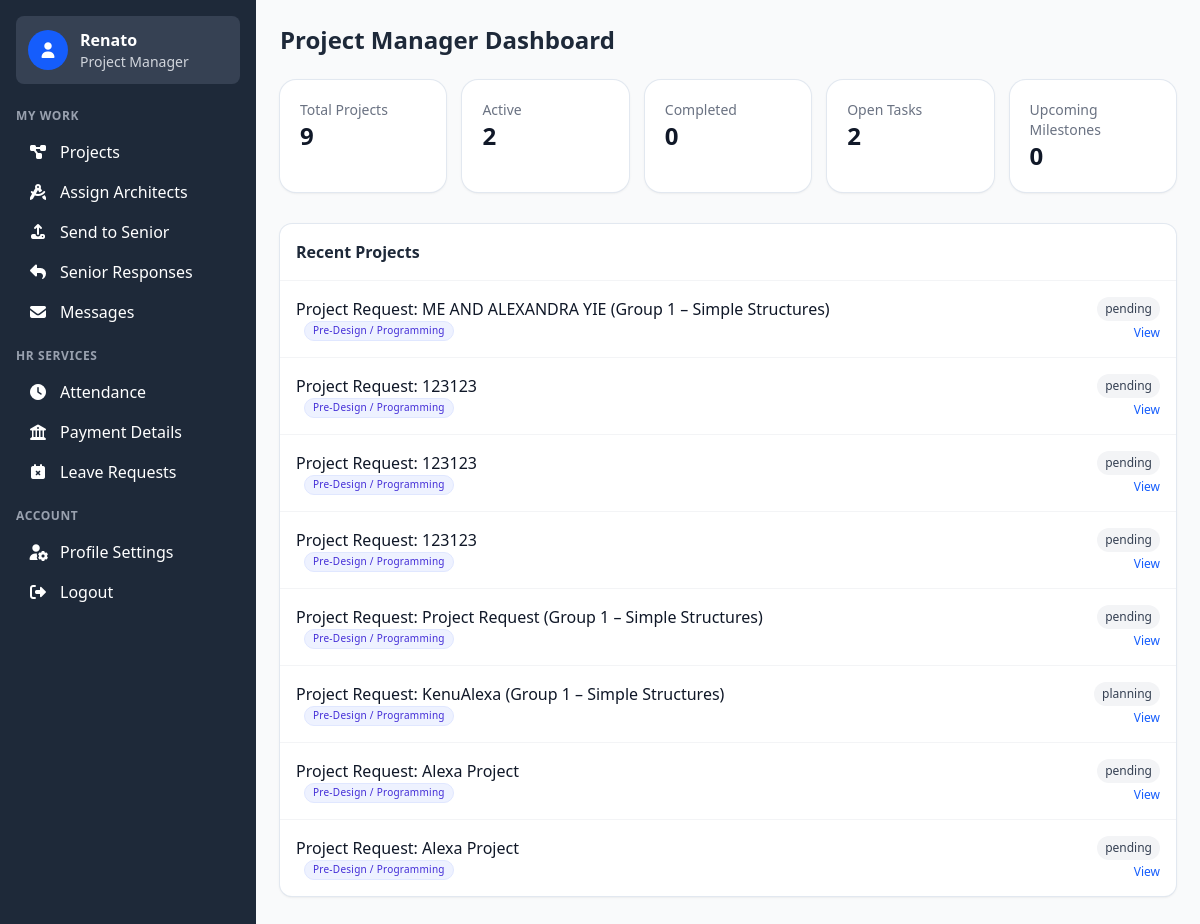
The app's page /employees/project_manager/project_manager-dashboard.php (signed in) with its own data.
### tables this page shows
CREATE TABLE `projects` (
  `project_id` int(10) UNSIGNED NOT NULL,
  `project_code` varchar(50) DEFAULT NULL,
  `project_name` varchar(255) NOT NULL,
  `client_id` int(10) UNSIGNED DEFAULT NULL,
  `architect_id` int(10) UNSIGNED DEFAULT NULL,
  `project_manager_id` int(10) UNSIGNED DEFAULT NULL,
  `project_type` varchar(100) DEFAULT NULL,
  `status` varchar(50) NOT NULL DEFAULT 'pending',
  `description` text DEFAULT NULL,
  `location` varchar(255) DEFAULT NULL,
  `start_date` date NOT NULL,
  `end_date` date DEFAULT NULL,
  `budget` decimal(15,2) DEFAULT NULL,
  `project_image` varchar(255) DEFAULT NULL,
  `created_at` timestamp NOT NULL DEFAULT current_timestamp(),
  `created_by` int(11) DEFAULT NULL,
  `size_sq_m` decimal(10,2) DEFAULT NULL,
  `location_text` varchar(255) DEFAULT NULL,
  `estimated_end_date` date DEFAULT NULL,
  `budget_amount` decimal(14,2) DEFAULT NULL,
  `phase` varchar(64) DEFAULT 'Pre-Design / Programming',
  `is_archived` tinyint(1) NOT NULL DEFAULT 0,
  `is_deleted` tinyint(1) NOT NULL DEFAULT 0
);

### employees/project_manager/project_manager-dashboard.php (the view, shortened to what this page needs)
<?php
$db = getDB();
$db->setAttribute(PDO::ATTR_ERRMODE, PDO::ERRMODE_EXCEPTION);
$userId = (int)($_SESSION['user_id'] ?? 0);
$empStmt = $db->prepare('SELECT employee_id FROM employees WHERE user_id = ? LIMIT 1');
$empStmt->execute([$userId]);
$empRow = $empStmt->fetch(PDO::FETCH_ASSOC);
$employeeId = $empRow ? (int)$empRow['employee_id'] : 0;
$kpi = ['projects'=>0,'active'=>0,'completed'=>0,'tasks_pending'=>0,'milestones_upcoming'=>0];
$assignParts = [];
$assignParams = [];
try {
	$projCols = [];
	foreach ($db->query('SHOW COLUMNS FROM projects') as $pc) { $projCols[$pc['Field']] = true; }
	$empCols = [
		'project_manager_id','pm_id','project_manager_employee_id','manager_employee_id',
		'assigned_pm_id','assigned_manager_id','assigned_to_pm','assigned_to_manager'
	];
	foreach ($empCols as $col) {
		if (isset($projCols[$col])) { $assignParts[] = 'p.`'.$col.'` = ?'; $assignParams[] = $employeeId; }
	}
	$hasProjectUsers = false; $puCols = [];
	try {
		$tbl = $db->query("SHOW TABLES LIKE 'project_users'");
		$hasProjectUsers = (bool)($tbl && $tbl->rowCount());
		if ($hasProjectUsers) {
			foreach ($db->query('SHOW COLUMNS FROM project_users') as $cc) { $puCols[$cc['Field']] = true; }
			$roleCol = isset($puCols['role']) ? 'role' : (isset($puCols['user_role']) ? 'user_role' : null);
			$roleCheck = $roleCol ? " AND LOWER(TRIM(pu.`$roleCol`)) IN ('project_manager','pm','manager')" : '';
			$assignParts[] = 'EXISTS (SELECT 1 FROM project_users pu WHERE pu.project_id = p.project_id AND pu.user_id = ?' . $roleCheck . ')';
			$assignParams[] = $userId;
		}
	} catch (Throwable $e) {  }
	$pmWhere = '1=0';
	if (!empty($assignParts)) { $pmWhere = '(' . implode(' OR ', $assignParts) . ')'; }
	$sql1 = "SELECT
			COUNT(*) AS projects,
			SUM(CASE WHEN p.status IN ('planning','design','construction') THEN 1 ELSE 0 END) AS active,
			SUM(CASE WHEN p.status = 'completed' THEN 1 ELSE 0 END) AS completed
		FROM projects p WHERE $pmWhere";
	$q1 = $db->prepare($sql1);
	$q1->execute($assignParams);
	$kpi = array_merge($kpi, (array)$q1->fetch(PDO::FETCH_ASSOC));
	$sql2 = "SELECT COUNT(*) FROM tasks t JOIN projects p ON p.project_id=t.project_id WHERE $pmWhere AND (t.status IS NULL OR t.status <> 'completed')";
	$q2 = $db->prepare($sql2);
	$q2->execute($assignParams);
	$kpi['tasks_pending'] = (int)$q2->fetchColumn();
	$sql3 = "SELECT COUNT(*) FROM milestones m JOIN projects p ON p.project_id=m.project_id WHERE $pmWhere AND m.completion_date IS NULL AND (m.target_date IS NULL OR m.target_date >= CURDATE())";
	$q3 = $db->prepare($sql3);
	$q3->execute($assignParams);
	$kpi['milestones_upcoming'] = (int)$q3->fetchColumn();
	$sqlRP = "SELECT p.project_id, p.project_name, p.project_code, p.status, p.phase, p.created_at FROM projects p WHERE $pmWhere ORDER BY p.created_at DESC LIMIT 8";
	$rp = $db->prepare($sqlRP);
	$rp->execute($assignParams);
	$rows = $rp->fetchAll(PDO::FETCH_ASSOC);
} catch (Throwable $ex) { $err = $ex->getMessage(); $rows = []; }
include __DIR__ . '/../../backend/core/header.php';
?>
<main class="min-h-screen bg-gray-50 p-6">
	<div class="max-w-full">
		<h1 class="text-2xl font-bold mb-6">Project Manager Dashboard</h1>
		<div class="grid grid-cols-1 md:grid-cols-2 lg:grid-cols-5 gap-4 mb-8">
			<div class="rounded-2xl ring-1 ring-slate-200 bg-white p-5 shadow-sm">
				<div class="text-sm text-gray-500">Total Projects</div>
				<div class="text-2xl font-semibold text-gray-900"><?php echo (int)$kpi['projects']; ?></div>
			</div>
			<div class="rounded-2xl ring-1 ring-slate-200 bg-white p-5 shadow-sm">
				<div class="text-sm text-gray-500">Active</div>
				<div class="text-2xl font-semibold text-gray-900"><?php echo (int)$kpi['active']; ?></div>
			</div>
			<div class="rounded-2xl ring-1 ring-slate-200 bg-white p-5 shadow-sm">
				<div class="text-sm text-gray-500">Completed</div>
				<div class="text-2xl font-semibold text-gray-900"><?php echo (int)$kpi['completed']; ?></div>
			</div>
			<div class="rounded-2xl ring-1 ring-slate-200 bg-white p-5 shadow-sm">
				<div class="text-sm text-gray-500">Open Tasks</div>
				<div class="text-2xl font-semibold text-gray-900"><?php echo (int)$kpi['tasks_pending']; ?></div>
			</div>
			<div class="rounded-2xl ring-1 ring-slate-200 bg-white p-5 shadow-sm">
				<div class="text-sm text-gray-500">Upcoming Milestones</div>
				<div class="text-2xl font-semibold text-gray-900"><?php echo (int)$kpi['milestones_upcoming']; ?></div>
			</div>
		</div>
		<div class="bg-white rounded-xl shadow-sm ring-1 ring-slate-200">
			<div class="p-4 border-b border-gray-100">
				<div class="font-semibold">Recent Projects</div>
			</div>
			<ul class="divide-y divide-gray-100">
				<?php if (!$rows): ?>
					<li class="p-4 text-gray-500">No projects yet.</li>
				<?php else: foreach ($rows as $r): ?>
					<li class="p-4 flex items-center justify-between">
						<div>
							<div class="font-medium text-gray-900"><?php echo htmlspecialchars($r['project_name']); ?></div>
							<div class="text-xs text-gray-500 flex gap-2 items-center">
								<?php if (!empty($r['phase'])): ?>
									<span class="px-2 py-0.5 rounded-full bg-indigo-50 text-indigo-700 border border-indigo-100 text-[10px] tracking-wide">
										<?php echo htmlspecialchars($r['phase']); ?>
									</span>
								<?php endif; ?>
							</div>
						</div>
						<div class="flex flex-col items-end text-sm text-gray-700 gap-1">
							<span class="px-2 py-1 rounded-full text-xs bg-gray-100 text-gray-700"><?php echo htmlspecialchars($r['status']); ?></span>
							<a href="/ArchiFlow/project_details.php?project_id=<?php echo (int)$r['project_id']; ?>" class="text-xs text-blue-600 hover:underline">View</a>
						</div>
					</li>
				<?php endforeach; endif; ?>
			</ul>
		</div>
	</div>
</main>
<?php include __DIR__ . '/../../backend/core/footer.php'; ?>

### backend/core/header.php (style rules this page uses)
html { scroll-behavior: smooth; }

### records on screen
projects: project_name "Project Request: ME AND ALEXANDRA YIE (Group 1 – Simple Structures)", phase "Pre-Design / Programming", status "pending"
projects: project_name "Project Request: 123123", phase "Pre-Design / Programming", status "pending"
projects: project_name "Project Request: 123123", phase "Pre-Design / Programming", status "pending"
projects: project_name "Project Request: 123123", phase "Pre-Design / Programming", status "pending"
projects: project_name "Project Request: Project Request (Group 1 – Simple Structures)", phase "Pre-Design / Programming", status "pending"
projects: project_name "Project Request: KenuAlexa (Group 1 – Simple Structures)", phase "Pre-Design / Programming", status "planning"
projects: project_name "Project Request: Alexa Project", phase "Pre-Design / Programming", status "pending"
projects: project_name "Project Request: Alexa Project", phase "Pre-Design / Programming", status "pending"

### other values on screen
$_SESSION['first_name'] "Renato"
$_SESSION['position'] "Project Manager"
$kpi['projects'] "9"
$kpi['active'] "2"
$kpi['completed'] "0"
$kpi['tasks_pending'] "2"
$kpi['milestones_upcoming'] "0"
